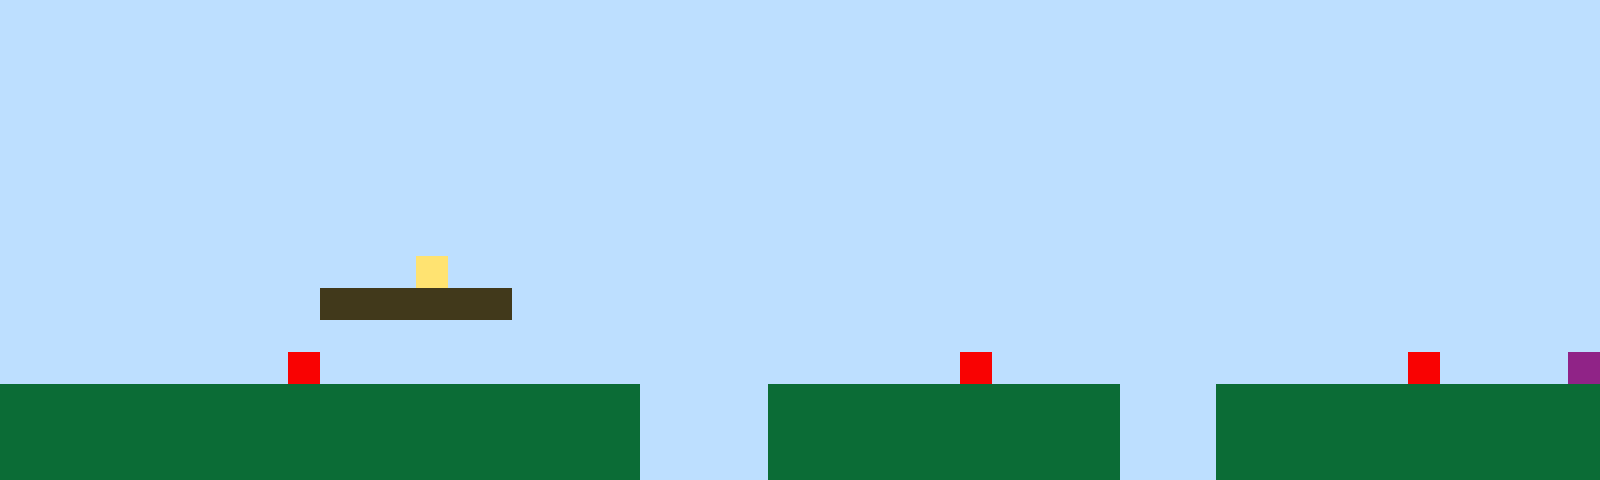

Rendered tile map (Tiled .tmx) drawn with the repository's tilesets; below, a short description and the full map source, tile grids included:
An orthogonal 50x15 tile map with 32x32 px tiles, 1 tile layer (Tile Layer 1).

<map version="1.10" tiledversion="1.11.2" orientation="orthogonal" renderorder="right-up" width="50" height="15" tilewidth="32" tileheight="32" infinite="0" nextlayerid="2" nextobjectid="1"><editorsettings><export target="map1.csv" format="csv" /></editorsettings><tileset firstgid="1" name="sprites" tilewidth="32" tileheight="32" tilecount="6" columns="3"><image source="sprites.png" width="96" height="64" /></tileset><layer id="1" name="Tile Layer 1" width="50" height="15"><data encoding="csv">1,1,1,1,1,1,1,1,1,1,1,1,1,1,1,1,1,1,1,1,1,1,1,1,1,1,1,1,1,1,1,1,1,1,1,1,1,1,1,1,1,1,1,1,1,1,1,1,1,1,1,1,1,1,1,1,1,1,1,1,1,1,1,1,1,1,1,1,1,1,1,1,1,1,1,1,1,1,1,1,1,1,1,1,1,1,1,1,1,1,1,1,1,1,1,1,1,1,1,1,1,1,1,1,1,1,1,1,1,1,1,1,1,1,1,1,1,1,1,1,1,1,1,1,1,1,1,1,1,1,1,1,1,1,1,1,1,1,1,1,1,1,1,1,1,1,1,1,1,1,1,1,1,1,1,1,1,1,1,1,1,1,1,1,1,1,1,1,1,1,1,1,1,1,1,1,1,1,1,1,1,1,1,1,1,1,1,1,1,1,1,1,1,1,1,1,1,1,1,1,1,1,1,1,1,1,1,1,1,1,1,1,1,1,1,1,1,1,1,1,1,1,1,1,1,1,1,1,1,1,1,1,1,1,1,1,1,1,1,1,1,1,1,1,1,1,1,1,1,1,1,1,1,1,1,1,1,1,1,1,1,1,1,1,1,1,1,1,1,1,1,1,1,1,1,1,1,1,1,1,1,1,1,1,1,1,1,1,1,1,1,1,1,1,1,1,1,1,1,1,1,1,1,1,1,1,1,1,1,1,1,1,1,1,1,1,1,1,1,1,1,1,1,1,1,1,1,1,1,1,1,1,1,1,1,1,1,1,1,1,1,1,1,1,1,1,1,1,1,1,1,1,1,1,1,1,1,1,1,1,1,1,1,1,1,1,1,1,1,1,1,1,1,1,1,1,1,1,1,1,1,1,1,1,1,1,1,1,1,1,1,1,1,1,1,1,1,1,1,1,1,1,1,1,1,1,1,1,1,1,1,1,1,4,1,1,1,1,1,1,1,1,1,1,1,1,1,1,1,1,1,1,1,1,1,1,1,1,1,1,1,1,1,1,1,1,1,1,1,1,1,1,1,1,1,1,1,1,1,1,3,3,3,3,3,3,1,1,1,1,1,1,1,1,1,1,1,1,1,1,1,1,1,1,1,1,1,1,1,1,1,1,1,1,1,1,1,1,1,1,1,1,1,1,1,1,1,1,1,1,1,1,1,1,1,1,1,1,1,1,1,1,1,1,1,1,1,1,1,1,1,1,1,1,1,1,1,1,1,1,1,1,1,1,1,1,1,1,1,1,1,1,1,1,1,1,1,1,1,5,1,1,1,1,1,1,1,1,1,1,1,1,1,1,1,1,1,1,1,1,5,1,1,1,1,1,1,1,1,1,1,1,1,1,5,1,1,1,1,6,2,2,2,2,2,2,2,2,2,2,2,2,2,2,2,2,2,2,2,2,1,1,1,1,2,2,2,2,2,2,2,2,2,2,2,1,1,1,2,2,2,2,2,2,2,2,2,2,2,2,2,2,2,2,2,2,2,2,2,2,2,2,2,2,2,2,2,2,2,2,1,1,1,1,2,2,2,2,2,2,2,2,2,2,2,1,1,1,2,2,2,2,2,2,2,2,2,2,2,2,2,2,2,2,2,2,2,2,2,2,2,2,2,2,2,2,2,2,2,2,1,1,1,1,2,2,2,2,2,2,2,2,2,2,2,1,1,1,2,2,2,2,2,2,2,2,2,2,2,2</data></layer></map>
